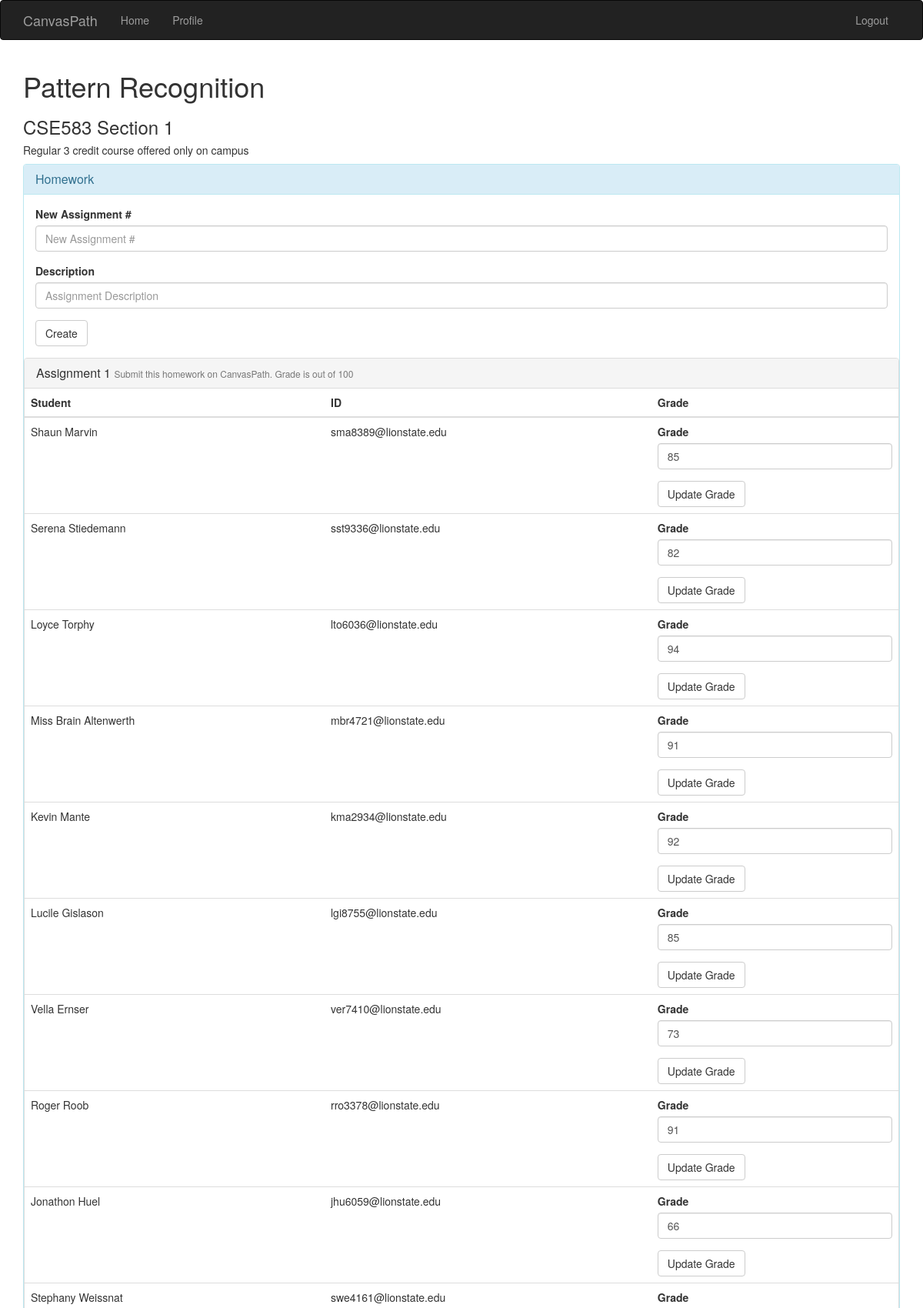
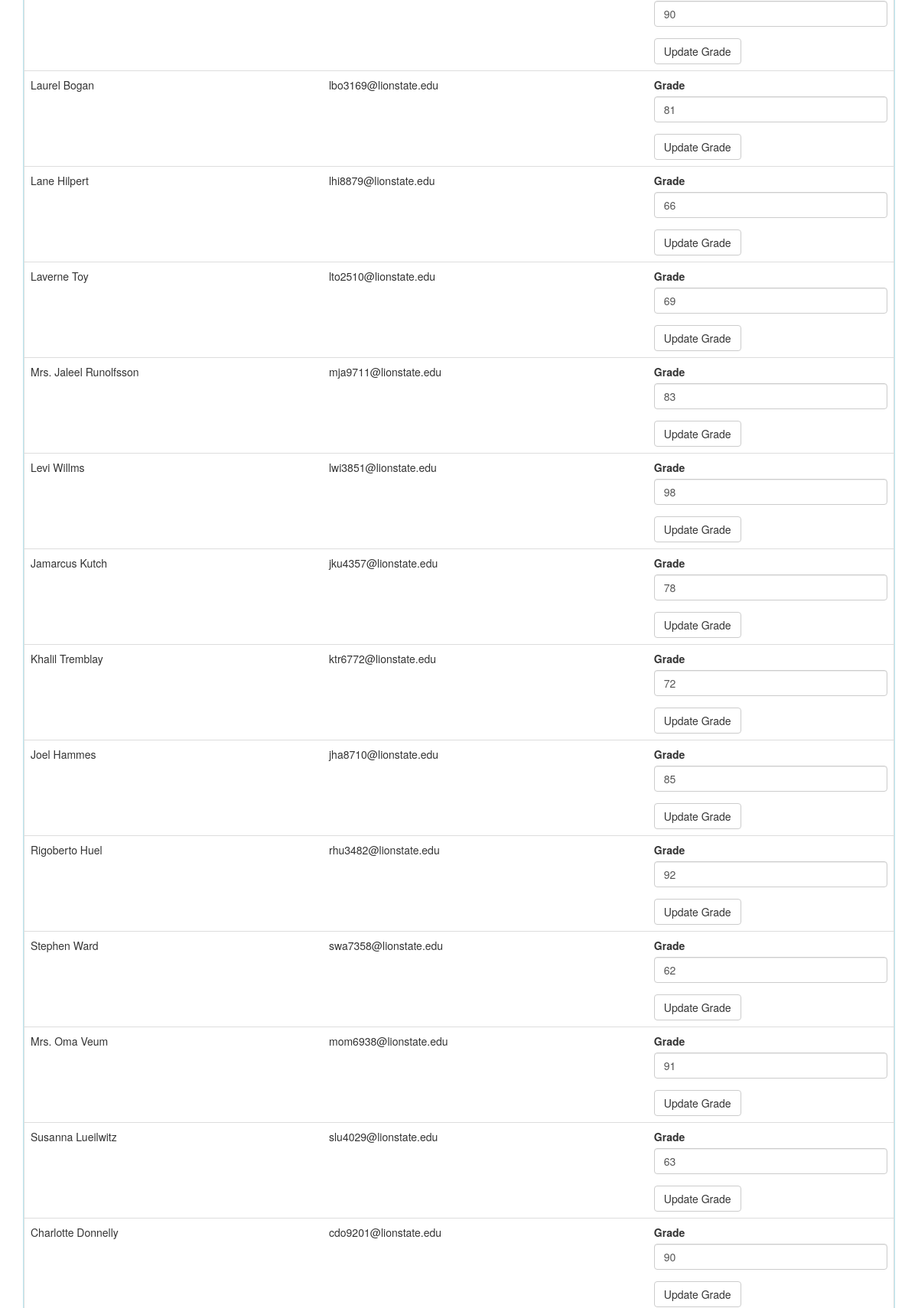
Screenshot of /managecourse/CSE583S01 (signed in, upper part) with the database file from the repository (2 pictures, top to bottom).
### tables this page shows
CREATE TABLE Course(
                      course_id CHAR(15) NOT NULL,
                      course_name CHAR(65) NOT NULL,
                      course_description VARCHAR(120) NOT NULL,
                      PRIMARY KEY (course_id));

CREATE TABLE Homework(
                      course_id CHAR(15) NOT NULL,
                      sec_no INTEGER NOT NULL,
                      hw_no INTEGER NOT NULL,
                      hw_details VARCHAR(120) NOT NULL,
                      PRIMARY KEY (course_id, sec_no, hw_no),
                      FOREIGN KEY (course_id, sec_no) REFERENCES Course(course_id, sec_no));

CREATE TABLE "Homework_grades"
(
	student_email CHAR(22) not null,
	course_id CHAR(15) not null,
	sec_no INTEGER not null,
	hw_no INTEGER not null,
	grade INTEGER,
	primary key (student_email, course_id, sec_no, hw_no),
	foreign key (student_email, course_id, sec_no) references Enrolls (student_email, course_id, sec_no),
	foreign key (course_id, sec_no, hw_no) references Homework
);

CREATE TABLE User(
                      email CHAR(22) NOT NULL,
                      password CHAR(95) NOT NULL,
                      name CHAR(50) NOT NULL,
                      age INTEGER NOT NULL,
                      gender CHAR(1) NOT NULL,
                      acct_type CHAR(1) NOT NULL,
                      PRIMARY KEY (email));

### app/routes.py (the view, shortened to what this page needs)
@app.route('/managecourse/<section_id>', methods=['GET', 'POST'])
@login_required
def managecourse(section_id):
    cid = section_id[:-3]
    sid = section_id[-2:].lstrip("0")
    try:
        sec = Section(cid, sid)
    except IndexError:
        flash("Course {} section {} was not found.".format(cid, sid), category='alert-warning')
        return redirect(url_for('home'))
    if (cid, int(sid)) in current_user.get_sections_teaching():
        gradebook = Gradebook(cid, sid)
        hw_gradebook = gradebook.get_hw_gradebook()
        exam_gradebook = []
        teams = sec.get_teams()
        team_grade_forms = []
        add_proj_form = AddProjectForm(prefix="addproj")
        add_team_form = AddTeamForm(prefix="addteam")
        add_students_form = AddStudentsToTeamForm(prefix="addstudents")
        remove_project_form = RemoveProjectForm(prefix="remproj")
        remove_team_form = RemoveTeamForm(prefix="remteam")
        remove_student_form = RemoveStudentFromTeamForm(prefix="remstudent")
        for hw in hw_gradebook:
            for grade in hw[2]:
                hw_form = SetGradeForm(prefix="hw" + str(hw[0]) + grade[1])
                if not hw_form.grade.data:
                    hw_form.grade.data = grade[2]
                grade.append(hw_form)
                if hw_form.submit.data and hw_form.validate_on_submit():
                    gradebook.set_hw_grade(grade[1], hw[0], hw_form.grade.data)
                    flash("Set Homework {} grade for {} to {}.".format(hw[0], grade[1], hw_form.grade.data))
                    return redirect(url_for('managecourse', section_id=section_id))
        if sec.sec_type == "Reg":
            exam_gradebook = gradebook.get_exam_gradebook()
            for exam in exam_gradebook:
                for grade in exam[2]:
                    exam_form = SetGradeForm(prefix="exam" + str(exam[0]) + grade[1])
                    if not exam_form.grade.data:
                        exam_form.grade.data = grade[2]
                    grade.append(exam_form)
                    if exam_form.submit.data and exam_form.validate_on_submit():
                        gradebook.set_exam_grade(grade[1], exam[0], exam_form.grade.data)
                        flash("Set Exam {} grade for {} to {}.".format(exam[0], grade[1], exam_form.grade.data))
                        return redirect(url_for('managecourse', section_id=section_id))
        new_hw = NewAssignmentForm(prefix="newassign")
        if new_hw.submit.data and new_hw.validate_on_submit():
            gradebook.create_hw(new_hw.number.data, new_hw.desc.data)
            flash('Homework {} created.'.format(new_hw.number.data), category='alert-success')
            return redirect(url_for('managecourse', section_id=section_id))
        new_exam = NewAssignmentForm(prefix="newexam")
        if new_exam.submit.data and new_exam.validate_on_submit():
            gradebook.create_exam(new_exam.number.data, new_exam.desc.data)
            flash('Exam {} created.'.format(new_exam.number.data), category='alert-success')
            return redirect(url_for('managecourse', section_id=section_id))
        return render_template('managecourse.html', title=sec.course_id, section=sec, hw_gradebook=hw_gradebook,
                               exam_gradebook=exam_gradebook, new_hw=new_hw, new_exam=new_exam, teams=teams,
                               team_grade_forms=team_grade_forms, add_proj_form=add_proj_form,
                               add_team_form=add_team_form, add_students_form=add_students_form,
                               remove_project_form=remove_project_form, remove_team_form=remove_team_form,
                               remove_student_form=remove_student_form)
    else:
        flash('You are not teaching {} Section {}.'.format(sec.course_id, sec.sec_no), category='alert-warning')
    return redirect(url_for('home'))

### app/forms.py
class AddProjectForm(FlaskForm):
    project_no = IntegerField('Project #', validators=[DataRequired()])
    sponsor = SelectField('Sponsor')
    submit = SubmitField('Add Project')

class AddTeamForm(FlaskForm):
    project = SelectField('Project')
    students = SelectMultipleField('Students')
    submit = SubmitField('Add Team')

### app/models.py (called while the page is built)
@login.user_loader
def load_user(id):
    return User(id)

    def get_sections_teaching(self):
        connection = sql.connect('canvaspath.sqlite')
        cursor = connection.cursor()
        sections = set()
        cursor.execute(
            """SELECT S.course_id, S.sec_no FROM Section S WHERE S.prof_team_id IN
            (SELECT team_id FROM Prof_team_members T WHERE T.prof_email = ?)""", [self.id])
        for row in cursor:
            sections.add((row[0], row[1]))
        cursor.close()
        connection.close()
        return sections

    def get_teams(self):
        connection = sql.connect('canvaspath.sqlite')
        cursor = connection.cursor()
        teams = {}
        cursor.execute("""SELECT team_id, project_no FROM Capstone_team WHERE course_id = ? AND sec_no = ?""",
                       [self.course_id, self.sec_no])
        for row in cursor:
            teams[row[0]] = row[1]
        cursor.close()
        connection.close()
        return teams

    def get_hw_gradebook(self):
        connection = sql.connect('canvaspath.sqlite')
        cursor = connection.cursor()
        hw_grades = []
        cursor.execute("""SELECT hw_no, hw_details FROM Homework H WHERE H.course_id = ? AND H.sec_no = ?""",
                       [self.course_id, self.sec_no])
        for row in cursor:
            hw_grades.append([row[0], row[1]])
        for hw in hw_grades:
            cursor.execute("""SELECT U.name, G.student_email, G.grade FROM Homework_grades G, User U WHERE
            G.course_id = ? AND G.sec_no = ? AND G.hw_no = ? AND G.student_email = U.email""",
                           [self.course_id, self.sec_no, hw[0]])
            grades = []
            for row in cursor:
                grades.append([row[0], row[1], row[2]])
            hw.append(grades)
        cursor.close()
        connection.close()
        return hw_grades

### app/templates/managecourse.html (shortened to what this page needs)
{% extends "base.html" %}
{% import "bootstrap/wtf.html" as wtf %}
{% block app_content %}
    <h1>{{ section.course_name }}</h1>
    <h3>{{ section.course_id }} Section {{ section.sec_no }}</h3>
    <h5>{{ section.course_desc }}</h5>
    <div class="panel panel-info">
        <div class="panel-heading">
            <h4 class="panel-title">
                <a data-toggle="collapse" href="#hwcollapse">Homework</a>
            </h4>
        </div>
        <div id="hwcollapse" class="panel-collapse collapse in">
            <div class="panel-body">
                {{ wtf.quick_form(new_hw, form_type="inline", button_map={"submit": "success"}) }}
            </div>
            {% for hw in hw_gradebook %}
                <div class="panel panel-default">
                <div class="panel-heading">
                    <h4 class="panel-title">
                        <a data-toggle="collapse" href="#hwinner{{ hw[0] }}">Assignment {{ hw[0] }}
                            <small>{{ hw[1] }}</small>
                        </a>
                    </h4>
                </div>
                <div id="hwinner{{ hw[0] }}" class="panel-collapse collapse in">
                    <table class="table">
                        <thead>
                        <tr>
                            <th>Student</th>
                            <th>ID</th>
                            <th>Grade</th>
                        </tr>
                        </thead>
                        <tbody>
                        {% for grade in hw[2] %}
                            <tr>
                                <td>{{ grade[0] }}</td>
                                <td>{{ grade[1] }}</td>
                                <td>{{ wtf.quick_form(grade[3], form_type="inline") }}</td>
                            </tr>
                        {% endfor %}
                        </tbody>
                    </table>
                </div>
            {% endfor %}
            </div>
        </div>
    </div>
{% endblock %}

### rows the page displays
Course: course_name "Pattern Recognition", course_desc "Regular 3 credit course offered only on campus"
Homework: hw_no "1", hw_details "Submit this homework on CanvasPath. Grade is out of 100"
Homework_grades: name "Shaun Marvin", student_email "sma8389@lionstate.edu", quick_form "85"
Homework_grades: name "Serena Stiedemann", student_email "sst9336@lionstate.edu", quick_form "82"
Homework_grades: name "Loyce Torphy", student_email "lto6036@lionstate.edu", quick_form "94"
Homework_grades: name "Miss Brain Altenwerth", student_email "mbr4721@lionstate.edu", quick_form "91"
Homework_grades: name "Kevin Mante", student_email "kma2934@lionstate.edu", quick_form "92"
Homework_grades: name "Lucile Gislason", student_email "lgi8755@lionstate.edu", quick_form "85"
Homework_grades: name "Vella Ernser", student_email "ver7410@lionstate.edu", quick_form "73"
Homework_grades: name "Roger Roob", student_email "rro3378@lionstate.edu", quick_form "91"
Homework_grades: name "Jonathon Huel", student_email "jhu6059@lionstate.edu", quick_form "66"
Homework_grades: name "Stephany Weissnat", student_email "swe4161@lionstate.edu", quick_form "90"
Homework_grades: name "Laurel Bogan", student_email "lbo3169@lionstate.edu", quick_form "81"
Homework_grades: name "Lane Hilpert", student_email "lhi8879@lionstate.edu", quick_form "66"
Homework_grades: name "Laverne Toy", student_email "lto2510@lionstate.edu", quick_form "69"
Homework_grades: name "Mrs. Jaleel Runolfsson", student_email "mja9711@lionstate.edu", quick_form "83"
Homework_grades: name "Levi Willms", student_email "lwi3851@lionstate.edu", quick_form "98"
Homework_grades: name "Jamarcus Kutch", student_email "jku4357@lionstate.edu", quick_form "78"
Homework_grades: name "Khalil Tremblay", student_email "ktr6772@lionstate.edu", quick_form "72"
Homework_grades: name "Joel Hammes", student_email "jha8710@lionstate.edu", quick_form "85"
Homework_grades: name "Rigoberto Huel", student_email "rhu3482@lionstate.edu", quick_form "92"
Homework_grades: name "Stephen Ward", student_email "swa7358@lionstate.edu", quick_form "62"
Homework_grades: name "Mrs. Oma Veum", student_email "mom6938@lionstate.edu", quick_form "91"
Homework_grades: name "Susanna Lueilwitz", student_email "slu4029@lionstate.edu", quick_form "63"
Homework_grades: name "Charlotte Donnelly", student_email "cdo9201@lionstate.edu", quick_form "90"

### other values shown
{{ section.course_id }} "CSE583"
{{ section.sec_no }} "1"
